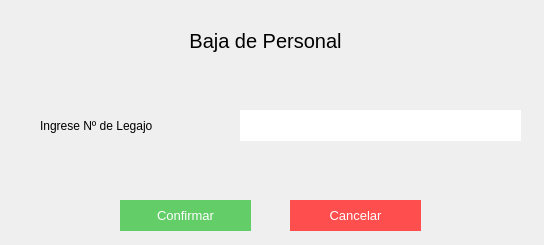
<?xml version="1.0" encoding="UTF-8"?>
<ui version="4.0">
 <class>Form</class>
 <widget class="QWidget" name="Form">
  <property name="geometry">
   <rect>
    <x>0</x>
    <y>0</y>
    <width>544</width>
    <height>245</height>
   </rect>
  </property>
  <property name="windowTitle">
   <string>Form</string>
  </property>
  <widget class="QPushButton" name="su_btn_cancelar">
   <property name="geometry">
    <rect>
     <x>290</x>
     <y>200</y>
     <width>131</width>
     <height>31</height>
    </rect>
   </property>
   <property name="styleSheet">
    <string notr="true">color:white;
font-size:10pt;
border:none;
background-color:#ff4e4e;</string>
   </property>
   <property name="text">
    <string>Cancelar</string>
   </property>
  </widget>
  <widget class="QLabel" name="label">
   <property name="geometry">
    <rect>
     <x>40</x>
     <y>110</y>
     <width>191</width>
     <height>31</height>
    </rect>
   </property>
   <property name="styleSheet">
    <string notr="true">font: 11pt &quot;MS Shell Dlg 2&quot;;
text-align:center;</string>
   </property>
   <property name="text">
    <string>Ingrese Nº de Legajo</string>
   </property>
  </widget>
  <widget class="QLabel" name="label_2">
   <property name="geometry">
    <rect>
     <x>150</x>
     <y>20</y>
     <width>231</width>
     <height>41</height>
    </rect>
   </property>
   <property name="styleSheet">
    <string notr="true">font-size:20px;
</string>
   </property>
   <property name="text">
    <string>Baja de Personal</string>
   </property>
   <property name="alignment">
    <set>Qt::AlignCenter</set>
   </property>
  </widget>
  <widget class="QLineEdit" name="su_input_1">
   <property name="geometry">
    <rect>
     <x>240</x>
     <y>110</y>
     <width>281</width>
     <height>31</height>
    </rect>
   </property>
   <property name="styleSheet">
    <string notr="true">border:none;
background-color: rgb(255, 255, 255);
font: 11pt &quot;MS Shell Dlg 2&quot;;</string>
   </property>
   <property name="text">
    <string/>
   </property>
  </widget>
  <widget class="QPushButton" name="su_btn_confirmar">
   <property name="geometry">
    <rect>
     <x>120</x>
     <y>200</y>
     <width>131</width>
     <height>31</height>
    </rect>
   </property>
   <property name="styleSheet">
    <string notr="true">background-color: rgb(99, 206, 104);
color:white;
font-size:10pt;
border:none;</string>
   </property>
   <property name="text">
    <string>Confirmar</string>
   </property>
  </widget>
 </widget>
 <resources/>
 <connections/>
</ui>
